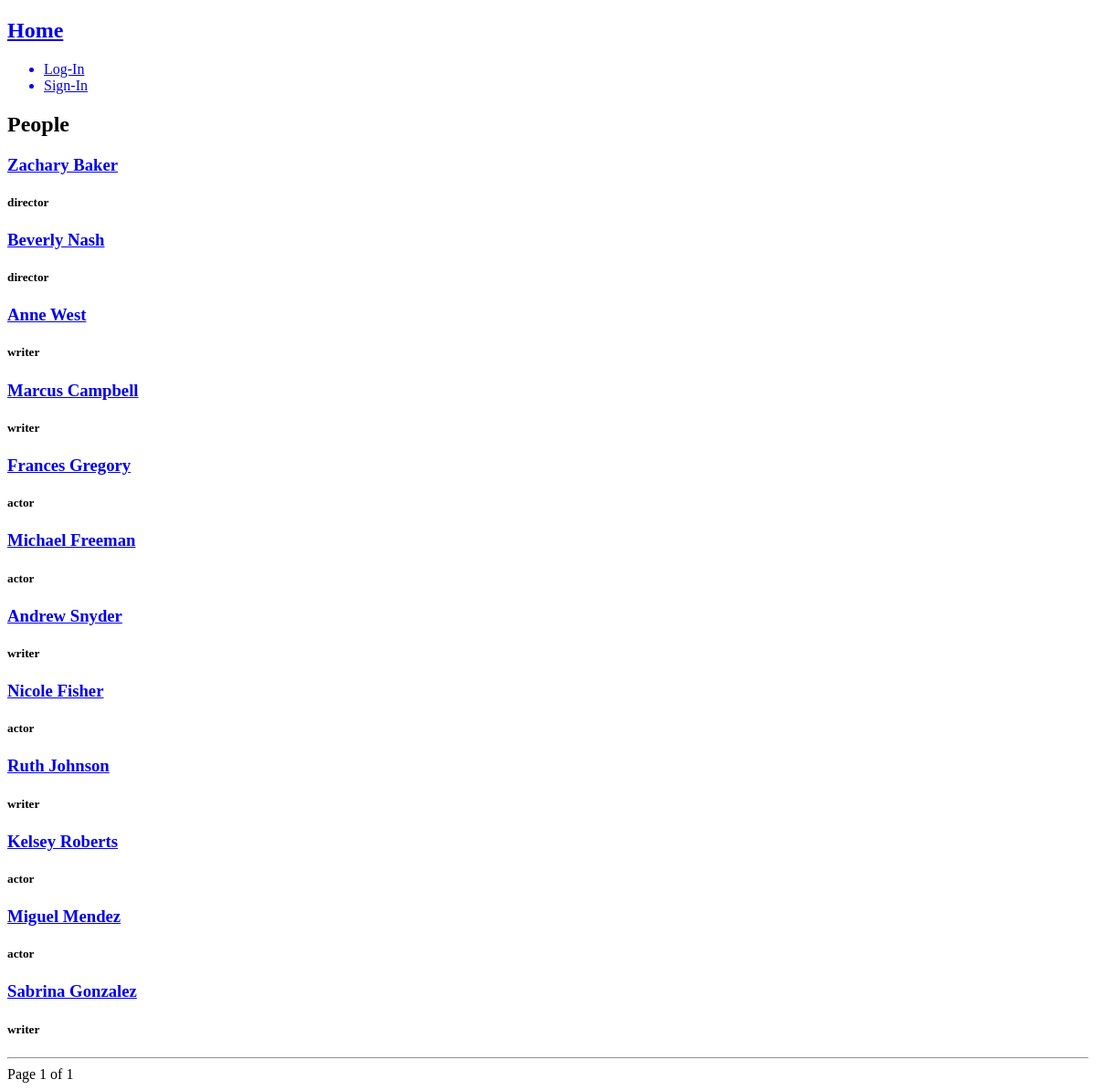
Before: /people/ with the older database file.
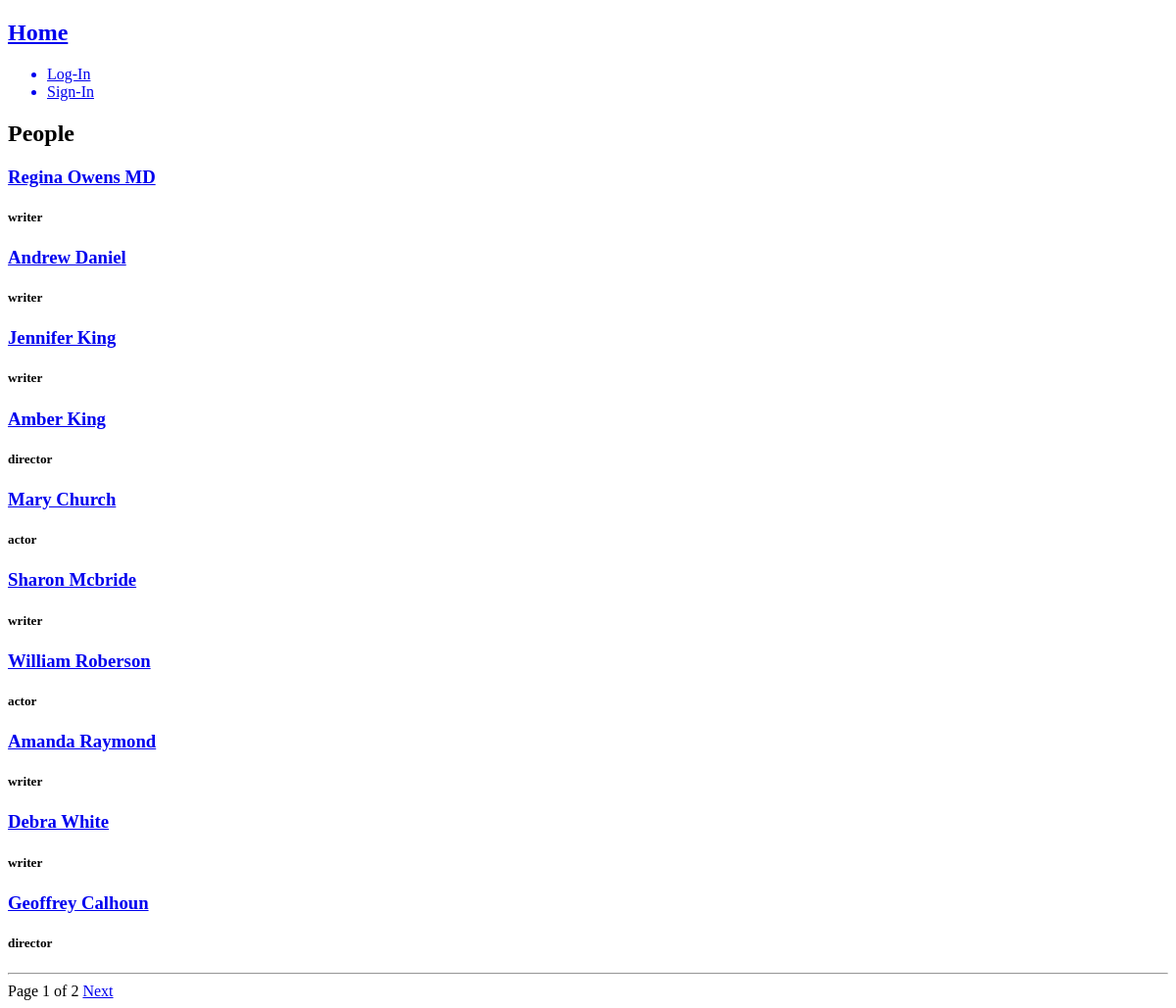
After: the same page with the newer database file.
### people/models.py (models this page shows, shortened)
class Person(core_models.TimeStampModel):
    KIND_ACTOR = "actor"
    KIND_DIRECTOR = "director"
    KIND_WRITER = "writer"
    KIND_CHOICES = (
        (KIND_ACTOR, "Actor"),
        (KIND_DIRECTOR, "Director"),
        (KIND_WRITER, "Writer"),
    )
    name = models.CharField(max_length=120)
    photo = models.ImageField(null=True, blank=True)
    kind = models.CharField(max_length=15, choices=KIND_CHOICES)

### people/views.py (the view)
# urls.py: path("", PeopleView.as_view(), name="people"),
class PeopleView(ListView):
    model = Person
    paginate_by = 10
    paginate_orphans = 5
    ordering = "pk"
    context_object_name = "people"
    template_name = "people/people_list.html"
    def get_context_data(self, **kwargs):
        context = super().get_context_data(**kwargs)
        context["page_title"] = "All People"
        return context

### templates/people/people_list.html (shortened to what this page needs)
{% extends "base.html" %}
{% block content %}
<div>
  <h2>People</h2>
  {% for person in people %}
  <div>
    <a href="{% url "people:peopleDetail" person.pk %}"><h3>{{person.name}}</h3></a>
    <h5>{{person.kind}}</h5>
  </div>
  {% endfor %}
<hr />
</div>
<div>
    Page {{page_obj.number}} of {{page_obj.paginator.num_pages}}
    {% if page_obj.has_next  %}
        <a href="?page={{page_obj.next_page_number}}">Next</a>
    {% endif %}
</div>
{% endblock content %}

### templates/base.html (shortened to what this page needs)
<!DOCTYPE html>
<html lang="en">
<head>
</head>
<body>
  {% include "partials/header.html" %}
  {% block content %}
  {% endblock content %}
</body>
</html>

### templates/partials/header.html
<header>
    <nav>
        <a href="{% url "core:home" %}">
            <h2>Home</h2>
        </a>
        <ul>
            {% if user.is_authenticated %}
            <a href="{% url "users:logout" %}">
                <li>Log-Out</li>
            </a>
            {% else %}
            <a href="{% url "users:login" %}">
                <li>Log-In</li>
            </a>
            <a href="{% url "users:signin" %}">
                <li>Sign-In</li>
            </a>
            {% endif%}
        </ul>
    </nav>
</header>

Changed rows visible on the page:
removed Person: name "Zachary Baker", kind "director"
removed Person: name "Beverly Nash", kind "director"
removed Person: name "Anne West", kind "writer"
removed Person: name "Marcus Campbell", kind "writer"
removed Person: name "Frances Gregory", kind "actor"
removed Person: name "Michael Freeman", kind "actor"
removed Person: name "Andrew Snyder", kind "writer"
removed Person: name "Nicole Fisher", kind "actor"
removed Person: name "Ruth Johnson", kind "writer"
removed Person: name "Kelsey Roberts", kind "actor"
no longer on this page (row edited): Person: name "Miguel Mendez", kind "actor"
no longer on this page (row edited): Person: name "Sabrina Gonzalez", kind "writer"
added Person: name "Regina Owens MD", kind "writer"
added Person: name "Andrew Daniel", kind "writer"
added Person: name "Jennifer King", kind "writer"
added Person: name "Amber King", kind "director"
added Person: name "Mary Church", kind "actor"
added Person: name "Sharon Mcbride", kind "writer"
added Person: name "William Roberson", kind "actor"
added Person: name "Amanda Raymond", kind "writer"
added Person: name "Debra White", kind "writer"
added Person: name "Geoffrey Calhoun", kind "director"
Other visible differences:
{{ page_obj.paginator.num_pages }}: "1" → "2"
text now shown: "Next"
